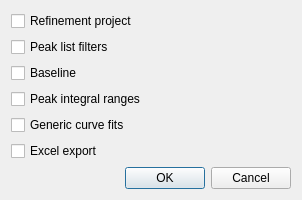
<?xml version="1.0" encoding="UTF-8"?>
<ui version="4.0">
 <class>PresetContentSaveDialog</class>
 <widget class="QDialog" name="PresetContentSaveDialog">
  <property name="geometry">
   <rect>
    <x>0</x>
    <y>0</y>
    <width>302</width>
    <height>188</height>
   </rect>
  </property>
  <property name="windowTitle">
   <string>Save Preset Content</string>
  </property>
  <layout class="QVBoxLayout" name="verticalLayout">
   <item>
    <widget class="QCheckBox" name="checkBoxRefinementProject">
     <property name="text">
      <string>Refinement project</string>
     </property>
    </widget>
   </item>
   <item>
    <widget class="QCheckBox" name="checkBoxPeakListfilters">
     <property name="text">
      <string>Peak list filters</string>
     </property>
    </widget>
   </item>
   <item>
    <widget class="QCheckBox" name="checkBoxBaseLine">
     <property name="text">
      <string>Baseline</string>
     </property>
    </widget>
   </item>
   <item>
    <widget class="QCheckBox" name="checkBoxIntegrals">
     <property name="text">
      <string>Peak integral ranges</string>
     </property>
    </widget>
   </item>
   <item>
    <widget class="QCheckBox" name="checkBoxCurveFits">
     <property name="text">
      <string>Generic curve fits</string>
     </property>
    </widget>
   </item>
   <item>
    <widget class="QCheckBox" name="checkBoxExcel">
     <property name="text">
      <string>Excel export</string>
     </property>
    </widget>
   </item>
   <item>
    <spacer name="verticalSpacer">
     <property name="orientation">
      <enum>Qt::Vertical</enum>
     </property>
     <property name="sizeHint" stdset="0">
      <size>
       <width>20</width>
       <height>132</height>
      </size>
     </property>
    </spacer>
   </item>
   <item>
    <widget class="QDialogButtonBox" name="buttonBox">
     <property name="orientation">
      <enum>Qt::Horizontal</enum>
     </property>
     <property name="standardButtons">
      <set>QDialogButtonBox::Cancel|QDialogButtonBox::Ok</set>
     </property>
    </widget>
   </item>
  </layout>
 </widget>
 <resources/>
 <connections>
  <connection>
   <sender>buttonBox</sender>
   <signal>accepted()</signal>
   <receiver>PresetContentSaveDialog</receiver>
   <slot>accept()</slot>
   <hints>
    <hint type="sourcelabel">
     <x>248</x>
     <y>254</y>
    </hint>
    <hint type="destinationlabel">
     <x>157</x>
     <y>274</y>
    </hint>
   </hints>
  </connection>
  <connection>
   <sender>buttonBox</sender>
   <signal>rejected()</signal>
   <receiver>PresetContentSaveDialog</receiver>
   <slot>reject()</slot>
   <hints>
    <hint type="sourcelabel">
     <x>316</x>
     <y>260</y>
    </hint>
    <hint type="destinationlabel">
     <x>286</x>
     <y>274</y>
    </hint>
   </hints>
  </connection>
 </connections>
</ui>
